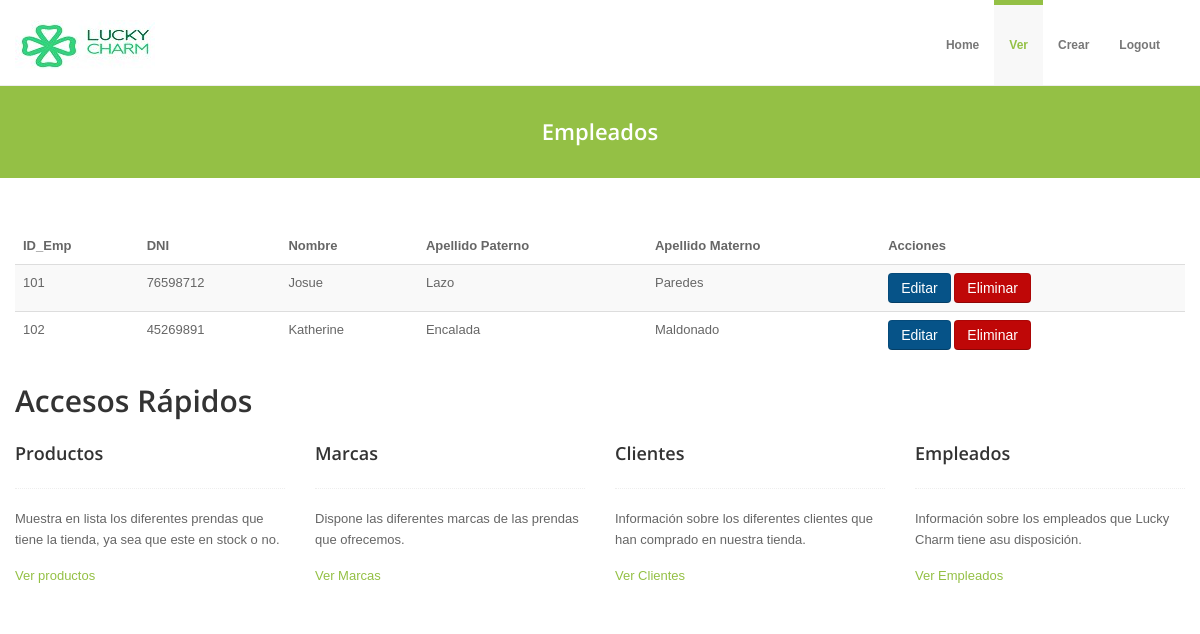
The app's page /empleados with its own data.
### Tienda/models.py (models this page shows, shortened)
class empleado(models.Model):
    id_emp= models.CharField(max_length=10)
    dni = models.CharField(max_length=8)
    nombre= models.CharField(max_length=20)
    apell_pat= models.CharField(max_length=20)
    apell_mat= models.CharField(max_length=20)

### Tienda/views.py (the view)
# urls.py: path('empleados',empleadolist.as_view(), name='Empleados'),
class empleadolist(ListView):
    model= empleado
    template_name= 'empleados.html'

### Tienda/templates/empleados.html (shortened to what this page needs)
{% extends "basever.html" %}
{% block t %} Empleados {% endblock %}
{% block content %}
<div class="table-responsive">
    <table class="table table-striped table-sm">
      <thead>
        <tr>
          <th>ID_Emp</th>
          <th>DNI</th>
          <th>Nombre</th>
          <th>Apellido Paterno</th>
          <th>Apellido Materno</th>
          <th>Acciones</th>
        </tr>
      </thead>
      <tbody>
        {% if object_list %}
        {% for e in object_list %}
        <tr>
          <td>{{e.id_emp}}</td>
          <td>{{e.dni}}</td>
          <td>{{e.nombre}}</td>
          <td>{{e.apell_pat}}</td>
          <td>{{e.apell_mat}}</td>
          <td>
            <a class="btn btn-primary" href="{% url 'Empleadoseditar' e.id %}">Editar</a>
            <a class="btn btn-danger" href="{% url 'Empleadoseliminar' e.id %}">Eliminar</a>
          </td>
        </tr>
        {% endfor %}
        {% else %}
        <h1>
            No hay registros
        </h1>
        {% endif %}
      </tbody>
    </table>
  </div>
{% endblock %}

### Tienda/static/color/default.css (style rules this page uses)
a { color: #94c045; }

### Tienda/static/css/overwrite.css (style rules this page uses)
body { margin: 0; font-family: Tahoma, Arial, sans-serif; font-size: 13px; line-height: 1.6em; color: #666; background-color: #ffffff; }
a { color: #0088cc; text-decoration: none; }
.btn { display: inline-block; *display: inline; *zoom: 1; padding: 4px 12px; margin-bottom: 0; font-size: 14px; line-height: 20px; text-align: center; vertical-align: middle; cursor: pointer; color: #333333; text-shadow: 0 1px 1px rgba(255, 255, 255, 0.75); background-color: #f5f5f5; border-color: #e6e6e6 #e6e6e6 #bfbfbf; border-color: rgba(0, 0, 0, 0.1) rgba(0, 0, 0, 0.1) rgba(0, 0, 0, 0.25); *background-color: #e6e6e6; filter: progid:DXImageTransform.Microsoft.gradient(enabled = false); border: 1px solid #bbbbbb; *border: 0; border-bottom-color: #a2a2a2; *margin-left: .3em; -webkit-box-shadow: none; -moz-box-shadow: none; box-shadow: none; }
.btn:first-child { *margin-left: 0; }
.btn-primary { color: #ffffff; text-shadow: none; background-color: #065388; *background-color: #065388; background-image: -moz-linear-gradient(top, #065388, #065388); background-image: -webkit-gradient(linear, 0 0, 0 100%, from(#065388), to(#065388)); background-image: -webkit-linear-gradient(top, #065388, #065388); background-image: -o-linear-gradient(top, #065388, #065388); background-image: linear-gradient(to bottom, #065388, #065388); background-repeat: repeat-x; border-color: #065388 #065388 #065388; border-color: rgba(0, 0, 0, 0.1) rgba(0, 0, 0, 0.1) rgba(0, 0, 0, 0.25); filter: progid:DXImageTransform.Microsoft.gradient(startColorstr='#ff065388', endColorstr='#ff065388', GradientType=0); filter: progid:DXImageTransform.Microsoft.gradient(enabled=false); }
.btn-danger { color: #ffffff; text-shadow: none; background-color: #bf0707; *background-color: #bf0707; background-image: -moz-linear-gradient(top, #bf0707, #bf0707); background-image: -webkit-gradient(linear, 0 0, 0 100%, from(#bf0707), to(#bf0707)); background-image: -webkit-linear-gradient(top, #bf0707, #bf0707); background-image: -o-linear-gradient(top, #bf0707, #bf0707); background-image: linear-gradient(to bottom, #bf0707, #bf0707); background-repeat: repeat-x; border-color: #bf0707 #bf0707 #bf0707; border-color: rgba(0, 0, 0, 0.1) rgba(0, 0, 0, 0.1) rgba(0, 0, 0, 0.25); filter: progid:DXImageTransform.Microsoft.gradient(startColorstr='#ffbf0707', endColorstr='#ffbf0707', GradientType=0); filter: progid:DXImageTransform.Microsoft.gradient(enabled=false); }

### records on screen
empleado: id_emp "101", dni "76598712", nombre "Josue", apell_pat "Lazo", apell_mat "Paredes"
empleado: id_emp "102", dni "45269891", nombre "Katherine", apell_pat "Encalada", apell_mat "Maldonado"
